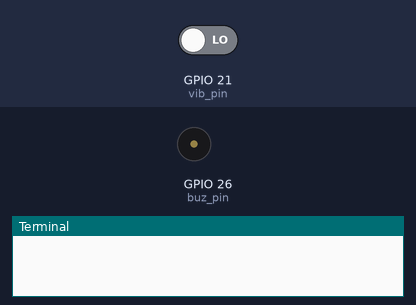
This program was run on a simulated Raspberry Pi (BCM pin numbers). On the bench: buzzer (waves = sounding, pin HIGH), the last lines printed to the terminal. Inputs (shaded band) come from the test bench; at power-on: GPIO 21 (vib_pin) LOW. Sound played through the audio output is not drawn and takes no time.

Above: at 1.2 s.
1.3 s: GPIO 21 (vib_pin) driven HIGH
At 1.45 s:
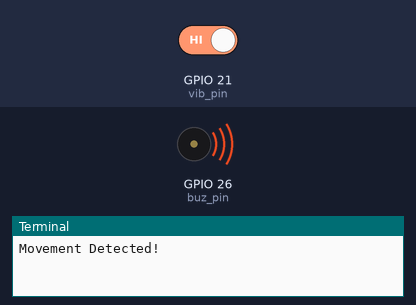
4.3 s: GPIO 21 (vib_pin) driven LOW
At 4.3 s:
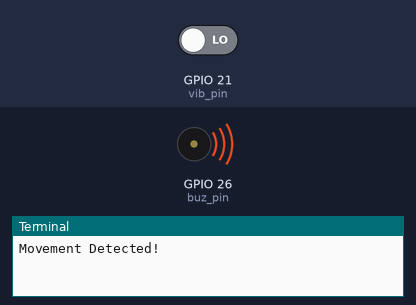
Timing chart, 0 to 7.3 s (numbered marks = the images above; inputs shaded):
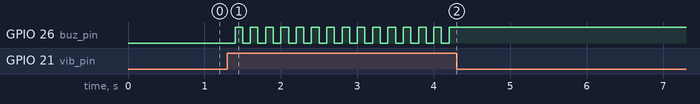

Measured:
- after the input at 1.3 s, GPIO 26 (buz_pin): alternates HIGH for 0.10 s and LOW for 0.10 s, starting after 0.10 s
- after the input at 4.3 s, GPIO 26 (buz_pin): stops changing and stays HIGH

The program:

vibration.py
```python
import RPi.GPIO as GPIO
import time
import pygame

pygame.mixer.init()
pygame.mixer.music.load("../sounds/ding.mp3")

vib_pin = 21
buz_pin = 26
def main():
    GPIO.setmode(GPIO.BCM)
    GPIO.setup(vib_pin, GPIO.IN)
    GPIO.setwarnings(False)
    GPIO.setmode(GPIO.BCM)
    GPIO.setup(vib_pin,GPIO.IN)
    GPIO.setup(buz_pin,GPIO.OUT)

    def buzzer():
        while GPIO.input(vib_pin):
            GPIO.output(buz_pin,GPIO.LOW)
            pygame.mixer.music.play()
            time.sleep(0.1)
            GPIO.output(buz_pin,GPIO.HIGH)
            time.sleep(0.1)

    def callback(vib_pin):
        print("Movement Detected!")
        buzzer()

    GPIO.add_event_detect(vib_pin, GPIO.BOTH, bouncetime=300)
    GPIO.add_event_callback(vib_pin, callback)

    while True:
        time.sleep(3)

if __name__ == '__main__':
  try:
    main()
  except KeyboardInterrupt:
    pass
```
